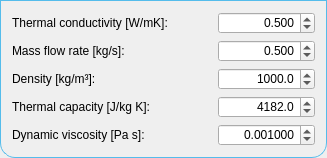
               <widget class="QFrame" name="frame_fluid_data">
                <property name="styleSheet">
                 <string notr="true">QFrame {
	border: 1px solid #54bceb;
	border-bottom-left-radius: 15px;
	border-bottom-right-radius: 15px;
}
QLabel{border: 0px solid rgb(255,255,255);}</string>
                </property>
                <property name="frameShape">
                 <enum>QFrame::StyledPanel</enum>
                </property>
                <property name="frameShadow">
                 <enum>QFrame::Raised</enum>
                </property>
                <layout class="QGridLayout" name="gridLayout_5">
                 <item row="3" column="0">
                  <widget class="QLabel" name="label_fluid_thermal_capacity">
                   <property name="text">
                    <string>Thermal capacity [J/kg K]:</string>
                   </property>
                  </widget>
                 </item>
                 <item row="3" column="2">
                  <widget class="QDoubleSpinBox" name="doubleSpinBox_fluid_thermal_capacity">
                   <property name="styleSheet">
                    <string notr="true"/>
                   </property>
                   <property name="alignment">
                    <set>Qt::AlignRight|Qt::AlignTrailing|Qt::AlignVCenter</set>
                   </property>
                   <property name="decimals">
                    <number>1</number>
                   </property>
                   <property name="minimum">
                    <double>0.000000000000000</double>
                   </property>
                   <property name="maximum">
                    <double>100000000.000000000000000</double>
                   </property>
                   <property name="singleStep">
                    <double>100.000000000000000</double>
                   </property>
                   <property name="value">
                    <double>4182.000000000000000</double>
                   </property>
                  </widget>
                 </item>
                 <item row="1" column="0">
                  <widget class="QLabel" name="label_fluid_mass_flow_rate">
                   <property name="text">
                    <string>Mass flow rate [kg/s]: </string>
                   </property>
                  </widget>
                 </item>
                 <item row="0" column="1">
                  <spacer name="horizontalSpacer_18">
                   <property name="orientation">
                    <enum>Qt::Horizontal</enum>
                   </property>
                   <property name="sizeHint" stdset="0">
                    <size>
                     <width>40</width>
                     <height>20</height>
                    </size>
                   </property>
                  </spacer>
                 </item>
                 <item row="0" column="0">
                  <widget class="QLabel" name="label_fluid_lambda">
                   <property name="text">
                    <string>Thermal conductivity [W/mK]: </string>
                   </property>
                  </widget>
                 </item>
                 <item row="0" column="2">
                  <widget class="QDoubleSpinBox" name="doubleSpinBox_fluid_lambda">
                   <property name="styleSheet">
                    <string notr="true"/>
                   </property>
                   <property name="alignment">
                    <set>Qt::AlignRight|Qt::AlignTrailing|Qt::AlignVCenter</set>
                   </property>
                   <property name="decimals">
                    <number>3</number>
                   </property>
                   <property name="minimum">
                    <double>0.000000000000000</double>
                   </property>
                   <property name="maximum">
                    <double>100.000000000000000</double>
                   </property>
                   <property name="singleStep">
                    <double>0.100000000000000</double>
                   </property>
                   <property name="value">
                    <double>0.500000000000000</double>
                   </property>
                  </widget>
                 </item>
                 <item row="2" column="0">
                  <widget class="QLabel" name="label_fluid_density">
                   <property name="text">
                    <string>Density [kg/m³]:</string>
                   </property>
                  </widget>
                 </item>
                 <item row="1" column="2">
                  <widget class="QDoubleSpinBox" name="doubleSpinBox_fluid_mass_flow_rate">
                   <property name="styleSheet">
                    <string notr="true"/>
                   </property>
                   <property name="alignment">
                    <set>Qt::AlignRight|Qt::AlignTrailing|Qt::AlignVCenter</set>
                   </property>
                   <property name="decimals">
                    <number>3</number>
                   </property>
                   <property name="minimum">
                    <double>0.000000000000000</double>
                   </property>
                   <property name="maximum">
                    <double>10000000.000000000000000</double>
                   </property>
                   <property name="singleStep">
                    <double>0.100000000000000</double>
                   </property>
                   <property name="value">
                    <double>0.500000000000000</double>
                   </property>
                  </widget>
                 </item>
                 <item row="2" column="2">
                  <widget class="QDoubleSpinBox" name="doubleSpinBox_fluid_density">
                   <property name="styleSheet">
                    <string notr="true"/>
                   </property>
                   <property name="alignment">
                    <set>Qt::AlignRight|Qt::AlignTrailing|Qt::AlignVCenter</set>
                   </property>
                   <property name="decimals">
                    <number>1</number>
                   </property>
                   <property name="minimum">
                    <double>0.000000000000000</double>
                   </property>
                   <property name="maximum">
                    <double>10000000.000000000000000</double>
                   </property>
                   <property name="singleStep">
                    <double>100.000000000000000</double>
                   </property>
                   <property name="value">
                    <double>1000.000000000000000</double>
                   </property>
                  </widget>
                 </item>
                 <item row="4" column="0">
                  <widget class="QLabel" name="label_fluid_viscosity">
                   <property name="text">
                    <string>Dynamic viscosity [Pa s]:</string>
                   </property>
                  </widget>
                 </item>
                 <item row="4" column="2">
                  <widget class="QDoubleSpinBox" name="doubleSpinBox_fluid_viscosity">
                   <property name="styleSheet">
                    <string notr="true"/>
                   </property>
                   <property name="alignment">
                    <set>Qt::AlignRight|Qt::AlignTrailing|Qt::AlignVCenter</set>
                   </property>
                   <property name="decimals">
                    <number>6</number>
                   </property>
                   <property name="minimum">
                    <double>0.000000000000000</double>
                   </property>
                   <property name="maximum">
                    <double>1000.000000000000000</double>
                   </property>
                   <property name="singleStep">
                    <double>0.000100000000000</double>
                   </property>
                   <property name="value">
                    <double>0.001000000000000</double>
                   </property>
                  </widget>
                 </item>
                </layout>
               </widget>
